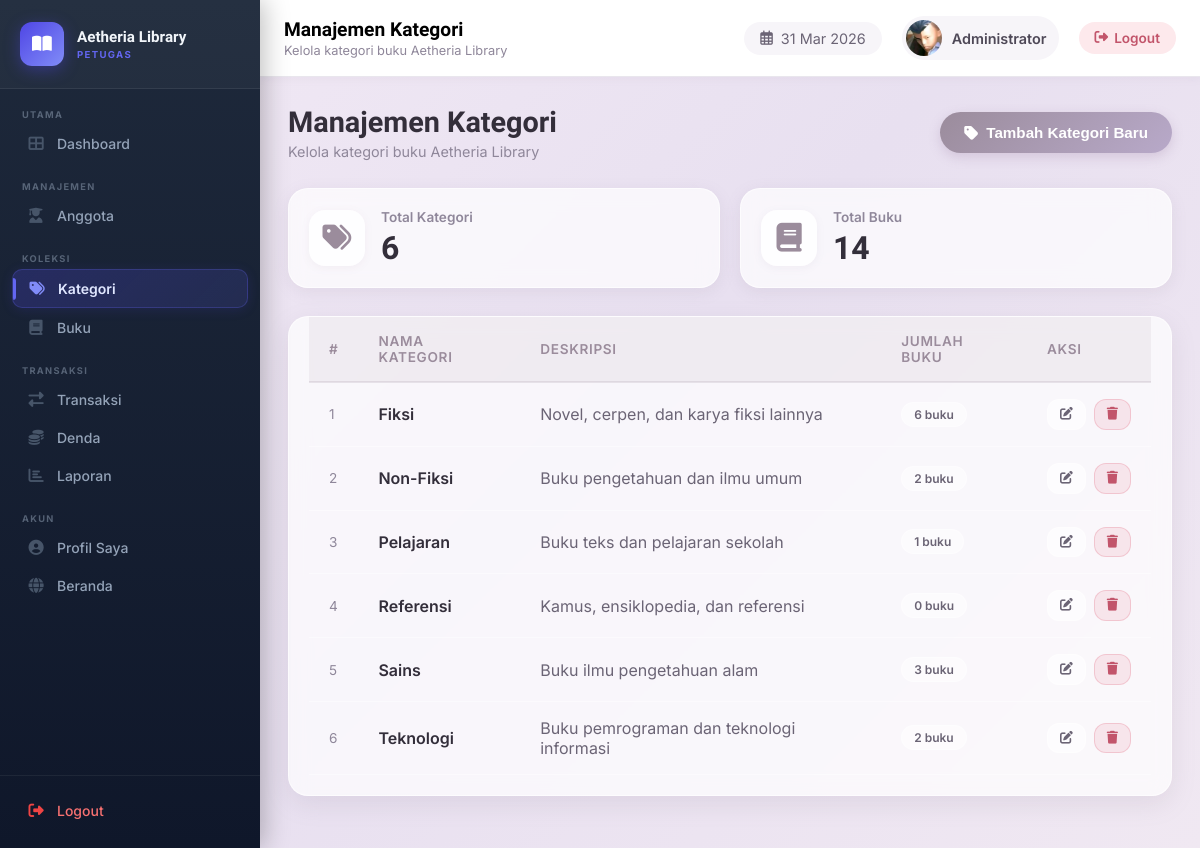
Page /petugas/kategori.php (signed in) on the committed database.
### tables this page shows
CREATE TABLE `pengguna` (
  `id_pengguna` int(11) NOT NULL,
  `username` varchar(50) NOT NULL,
  `password` varchar(255) NOT NULL,
  `nama_pengguna` varchar(100) NOT NULL,
  `email` varchar(100) DEFAULT NULL,
  `level` enum('admin','petugas') NOT NULL DEFAULT 'petugas',
  `foto` varchar(255) DEFAULT NULL,
  `created_at` datetime DEFAULT current_timestamp()
);

CREATE TABLE `kategori` (
  `id_kategori` int(11) NOT NULL,
  `nama_kategori` varchar(100) NOT NULL,
  `deskripsi` text DEFAULT NULL,
  `created_at` datetime DEFAULT current_timestamp()
);

### includes/session.php (called while the page is built, shortened)
<?php
function getPenggunaId()    { initSession(); return $_SESSION['pengguna_id']    ?? null; }
function getPenggunaName()  { initSession(); return $_SESSION['pengguna_nama']  ?? ''; }

### petugas/kategori.php (the view, shortened to what this page needs)
<?php
require_once '../includes/session.php';
$conn = getConnection();
$totalKategori = $conn->query("SELECT COUNT(*) as total FROM kategori")->fetch_assoc()['total'];
$totalBuku = $conn->query("SELECT COUNT(*) as total FROM buku")->fetch_assoc()['total'];
$categories = $conn->query("
    SELECT k.*, (SELECT COUNT(*) FROM buku WHERE id_kategori=k.id_kategori) as jml
    FROM kategori k ORDER BY nama_kategori
");
$page_title = 'Manajemen Kategori';
$page_sub   = 'Kelola kategori buku Aetheria Library';
?>
<!DOCTYPE html>
<html lang="id">
<head>
    <link rel="stylesheet" href="https://cdnjs.cloudflare.com/ajax/libs/font-awesome/6.4.0/css/all.min.css">
    <link rel="stylesheet" href="../assets/css/petugas/kategori.css?v=<?= @filemtime('../assets/css/petugas/kategori.css')?:time() ?>">
</head>
<body>
    <div class="app-wrap">
        <?php include 'includes/nav.php'; ?>
        <div class="main-area">
            <?php include 'includes/header.php'; ?>
            <main class="content">
                <div class="page-header">
                    <div>
                        <h1 class="page-header-title">Manajemen Kategori</h1>
                        <p class="page-header-sub">Kelola kategori buku Aetheria Library</p>
                    </div>
                    <button class="btn-primary" onclick="document.getElementById('addModal').style.display='flex'">
                        <i class="fas fa-tag"></i>
                        Tambah Kategori Baru
                    </button>
                </div>
                <div class="stats-grid">
                    <div class="stat-card">
                        <div class="stat-icon"><i class="fas fa-tags"></i></div>
                        <div class="stat-info">
                            <h3>Total Kategori</h3>
                            <div class="stat-number"><?= $totalKategori ?></div>
                        </div>
                    </div>
                    <div class="stat-card">
                        <div class="stat-icon"><i class="fas fa-book"></i></div>
                        <div class="stat-info">
                            <h3>Total Buku</h3>
                            <div class="stat-number"><?= $totalBuku ?></div>
                        </div>
                    </div>
                </div>
                <div class="card">
                    <div class="table-wrap">
                        <table>
                            <thead>
                                <tr>
                                    <th>#</th>
                                    <th>Nama Kategori</th>
                                    <th>Deskripsi</th>
                                    <th>Jumlah Buku</th>
                                    <th>Aksi</th>
                                </tr>
                            </thead>
                            <tbody>
                                <?php if ($categories && $categories->num_rows > 0): $no = 1; while($r = $categories->fetch_assoc()): ?>
                                <tr>
                                    <td class="text-muted text-sm"><?= $no++ ?></td>
                                    <td><span class="fw-600"><?= htmlspecialchars($r['nama_kategori']) ?></span></td>
                                    <td><?= htmlspecialchars($r['deskripsi'] ?? '—') ?></td>
                                    <td><span class="badge badge-muted"><?= $r['jml'] ?> buku</span></td>
                                    <td>
                                        <div class="action-btns">
                                            <a href="?edit=<?= $r['id_kategori'] ?>" class="btn-action btn-edit"
                                                title="Edit">
                                                <i class="fas fa-edit"></i>
                                            </a>
                                            <form method="POST"
                                                onsubmit="return confirm('Yakin ingin menghapus kategori ini?')"
                                                style="display:inline">
                                                <button type="submit" name="delete" class="btn-action btn-danger"
                                                    title="Hapus">
                                                    <i class="fas fa-trash"></i>
                                                </button>
                                            </form>
                                        </div>
                                    </td>
                                </tr>
                                <?php endwhile; endif; ?>
                            </tbody>
                        </table>
                    </div>
                </div>
            </main>
        </div>
    </div>
</body>
</html>

### petugas/includes/header.php (shortened to what this page needs)
<?php
$page_title = $page_title ?? 'Dashboard';
$page_sub   = $page_sub   ?? 'Panel Petugas · Aetheria Library';
require_once dirname(__DIR__, 2) . '/includes/session.php';
$conn = getConnection();
$userId = getPenggunaId();
$stmt = $conn->prepare("SELECT foto, nama_pengguna FROM pengguna WHERE id_pengguna = ?");
$stmt->bind_param("i", $userId);
$stmt->execute();
$userData = $stmt->get_result()->fetch_assoc();
$initials = '';
$nama = $userData['nama_pengguna'] ?? getPenggunaName();
foreach (explode(' ', trim($nama)) as $w) {
    $initials .= strtoupper(mb_substr($w, 0, 1));
}
$fotoPath = (!empty($userData['foto']) && file_exists(dirname(__DIR__, 2) . '/' . $userData['foto']))
            ? '../' . htmlspecialchars($userData['foto'])
            : null;
?>
<header class="topbar no-print">
    <div class="topbar-left">
        <div>
            <div class="page-title"><?= htmlspecialchars($page_title) ?></div>
            <div class="page-breadcrumb"><?= htmlspecialchars($page_sub) ?></div>
        </div>
    </div>
    <div class="topbar-right">
        <div class="topbar-date">
            <i class="far fa-calendar-alt"></i> <?= date('d M Y') ?>
        </div>
        <div class="topbar-user">
            <?php if ($fotoPath): ?>
            <div class="topbar-avatar">
                <img src="<?= $fotoPath ?>" alt="Foto Profil">
            </div>
            <?php else: ?>
            <div class="topbar-avatar petugas"><?= $initials ?></div>
            <?php endif; ?>
            <span class="topbar-username"><?= htmlspecialchars(getPenggunaName()) ?></span>
        </div>
        <a href="logout.php" class="btn-logout">
            <i class="fas fa-sign-out-alt"></i>
            <span>Logout</span>
        </a>
    </div>
</header>

### petugas/includes/header.php (style rules this page uses)
.topbar { background: white; padding: 16px 24px; border-bottom: 1px solid var(--neutral-200); display: flex; align-items: center; justify-content: space-between; box-shadow: var(--shadow-sm); }
.topbar-left { display: flex; align-items: center; gap: 16px; }
.page-title { font-family: 'Plus Jakarta Sans', sans-serif; font-size: 1.2rem; font-weight: 700; color: var(--neutral-900); margin-bottom: 2px; }
.page-breadcrumb { font-size: 0.8rem; color: var(--neutral-500); }
.topbar-right { display: flex; align-items: center; gap: 20px; }
.topbar-date { font-size: 0.9rem; color: var(--neutral-600); background: var(--neutral-100); padding: 8px 16px; border-radius: var(--radius-full); display: flex; align-items: center; gap: 8px; }
.topbar-date i { color: var(--petugas-500); }
.topbar-user { display: flex; align-items: center; gap: 10px; padding: 4px 12px 4px 4px; background: var(--neutral-100); border-radius: var(--radius-full); }
.topbar-avatar { width: 36px; height: 36px; border-radius: 50%; background: linear-gradient(135deg, var(--petugas-500), var(--petugas-600)); display: flex; align-items: center; justify-content: center; color: white; font-weight: 600; font-size: 0.9rem; overflow: hidden; }
.topbar-avatar img { width: 100%; height: 100%; object-fit: cover; }
.topbar-username { font-size: 0.9rem; font-weight: 600; color: var(--neutral-700); }
.btn-logout { background: var(--danger-50); color: var(--danger-600); border: none; border-radius: var(--radius-full); padding: 8px 16px; font-size: 0.85rem; font-weight: 600; cursor: pointer; display: flex; align-items: center; gap: 6px; text-decoration: none; transition: var(--transition); }

### rows in the picture
pengguna: foto (picture)
kategori: nama_kategori "Fiksi", deskripsi "Novel, cerpen, dan karya fiksi lainnya", jml "6"
kategori: nama_kategori "Non-Fiksi", deskripsi "Buku pengetahuan dan ilmu umum", jml "2"
kategori: nama_kategori "Pelajaran", deskripsi "Buku teks dan pelajaran sekolah", jml "1"
kategori: nama_kategori "Referensi", deskripsi "Kamus, ensiklopedia, dan referensi", jml "0"
kategori: nama_kategori "Sains", deskripsi "Buku ilmu pengetahuan alam", jml "3"
kategori: nama_kategori "Teknologi", deskripsi "Buku pemrograman dan teknologi informasi", jml "2"

### other values in the picture
$page_title "Manajemen Kategori"
$page_sub "Kelola kategori buku Aetheria Library"
getPenggunaName() "Administrator"
$totalKategori "6"
$totalBuku "14"
